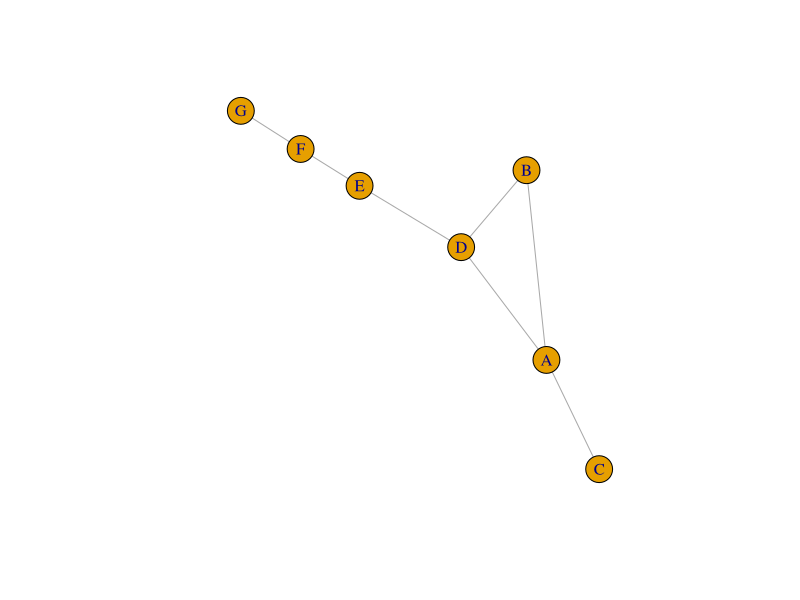
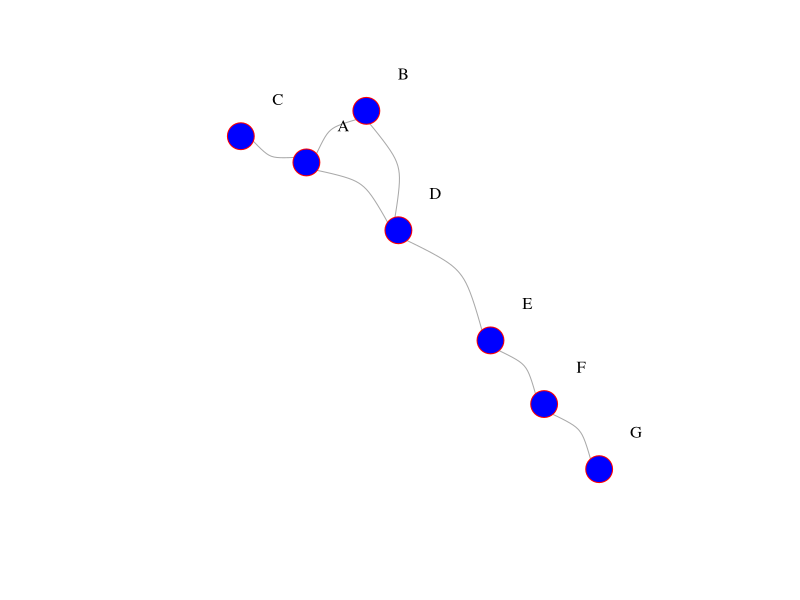
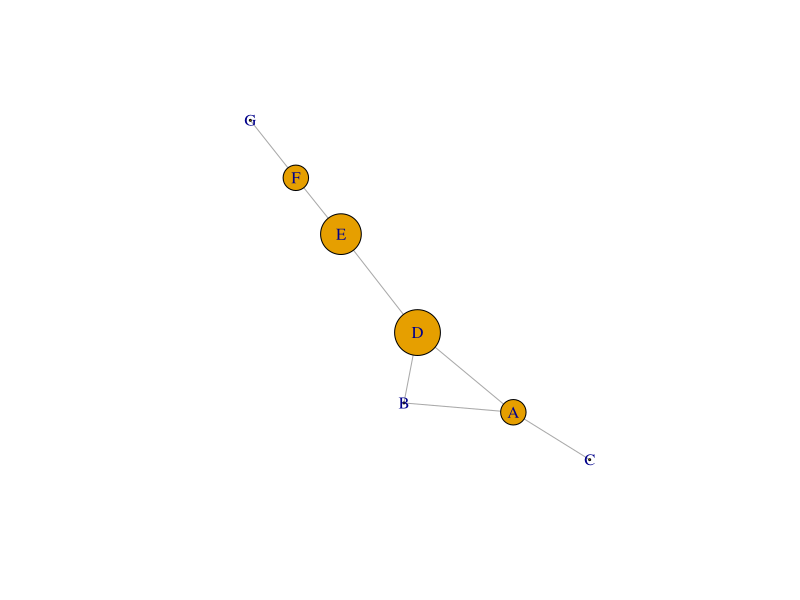
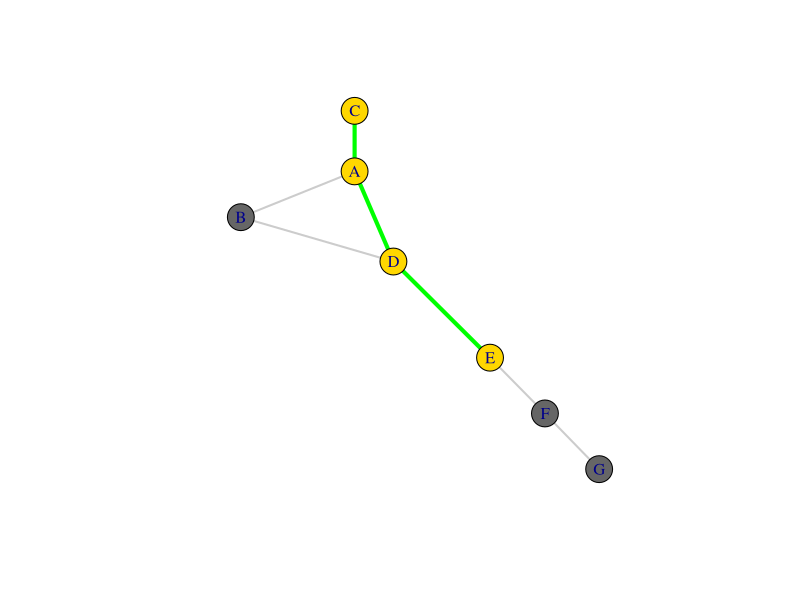

These figures' R source, in order:
##########################
# CARREGANDO BIBLIOTECAS #
##########################

# carregue a biblioteca necessaria
library(igraph)

#########################
# NOSSO EXEMPLO NA MAO  #
#########################

# desenhando a rede do exemplo que fizemos na mao, com pesos
# a rede deve chamar exercicio

exercicio <- graph(edges = c("A","B",  "A","C", "A","D", "B","D", "D","E", "E","F", "F","G"), directed = F)

#carregue os pesos dos links conforme desenho que fizemos
E(exercicio)$weight  <- c(1,2,1,1,1,3,2)


# observando os atributos carregados
exercicio


#######################
# Plotando  meu grafo #
#######################
plot(exercicio)


# faca um grafico com nos de cor azul e bordas rosas, com links curvados, labels escritas em preto 

plot(exercicio, vertex.color="blue", vertex.size=15, 
     vertex.frame.color="red", vertex.label.color="black", 
     vertex.label.cex=1, vertex.label.dist=4, edge.curved=0.5) 


#############################################################################
# Extraia todas as metricas e verifique se batem com as que calculou na mao #
#############################################################################

### metricas da rede (geral)
#densidade do grafo
edge_density(exercicio)

#diametro da rede
diameter(exercicio)

#raio da rede
radius(exercicio)

#comprimeiro medio do caminho
mean_distance(exercicio)


### metrica dos nos (vertices)

# degree
degree(exercicio)

# degree ponderado
strength(exercicio, weights= E(exercicio)$weight)

# clustering coeficient
transitivity(exercicio, type = "local")

#closeness sem peso
closeness(exercicio, mode="all", weights=NA, normalized=T) 

#closeness com peso
closeness(exercicio, mode="all", normalized=T, weights= E(exercicio)$weight)  #o default eh normalized=F

# betweeness sem levar o peso em consideraao
betweenness(exercicio, directed=F, weights=NA)

# betweeness levando o peso em consideracao
betweenness(exercicio, directed=F, weights= E(exercicio)$weight)

# excentricidade
eccentricity(exercicio)

# quais nos sao pontes?
articulation.points(exercicio)



# plotar o grafo aumentando o tamanho dos nos a partir do betweenneess
bt_nos <- betweenness(exercicio, directed=F, weights= E(exercicio)$weight)
plot(exercicio, vertex.size=bt_nos*3) 




### crie um data frame com todas as medidas calculadas e transforme ele em um data frame

V(exercicio)$degree <- degree(exercicio)
V(exercicio)$degree_ponderado <- strength(exercicio, weights= E(exercicio)$weight)
V(exercicio)$cc <- transitivity(exercicio, type = "local")
V(exercicio)$closeness_sp <- closeness(exercicio, mode="all", weights=NA, normalized=T) 
V(exercicio)$closeness_cp <- closeness(exercicio, mode="all", weights= E(exercicio)$weight, normalized=T) 
V(exercicio)$betweenneess_sp <- betweenness(exercicio, directed=F, weights=NA)
V(exercicio)$betweenneess_cp <-betweenness(exercicio, directed=F, weights= E(exercicio)$weight)
V(exercicio)$excentricidade <-eccentricity(exercicio)
V(exercicio)$bridge <- 0
V(exercicio)$bridge[ articulation_points(exercicio) ] <- 1

tabela_nos_exercicio <- as_data_frame(exercicio, what="vertices")




# desenhe o grafo, destacando o caminho mais curto entre o no C e E

# tamanho das distancias mais curtas entre nos
distances(exercicio, weights=E(exercicio)$weight) # ignora pesos, caso os tenha


#desenhando distancias entre dois pontos (que eu especifico) - olha que animal
caminho_curto <- shortest_paths(exercicio, 
                                from = V(exercicio)[name=="C"], 
                                to  = V(exercicio)[name=="E"],
                                output = "both", weights=E(exercicio)$weight) # both representa n?s e links

# Gerando a variavel de cor da borda para tracar o caminho mais curto:
ecol <- rep("gray80", ecount(exercicio))
ecol[unlist(caminho_curto$epath)] <- "green"

# Gerando variavel de largura do link  para plotar o caminho mais curto:
ew <- rep(2, ecount(exercicio))
ew[unlist(caminho_curto$epath)] <- 4

# Gerando variavel de cor do no para plotar o caminho mais curto:
vcol <- rep("gray40", vcount(exercicio))
vcol[unlist(caminho_curto$vpath)] <- "gold"

# agora plotando com as marcacoes geradas
plot(exercicio, vertex.color=vcol, edge.color=ecol, edge.width=ew)

